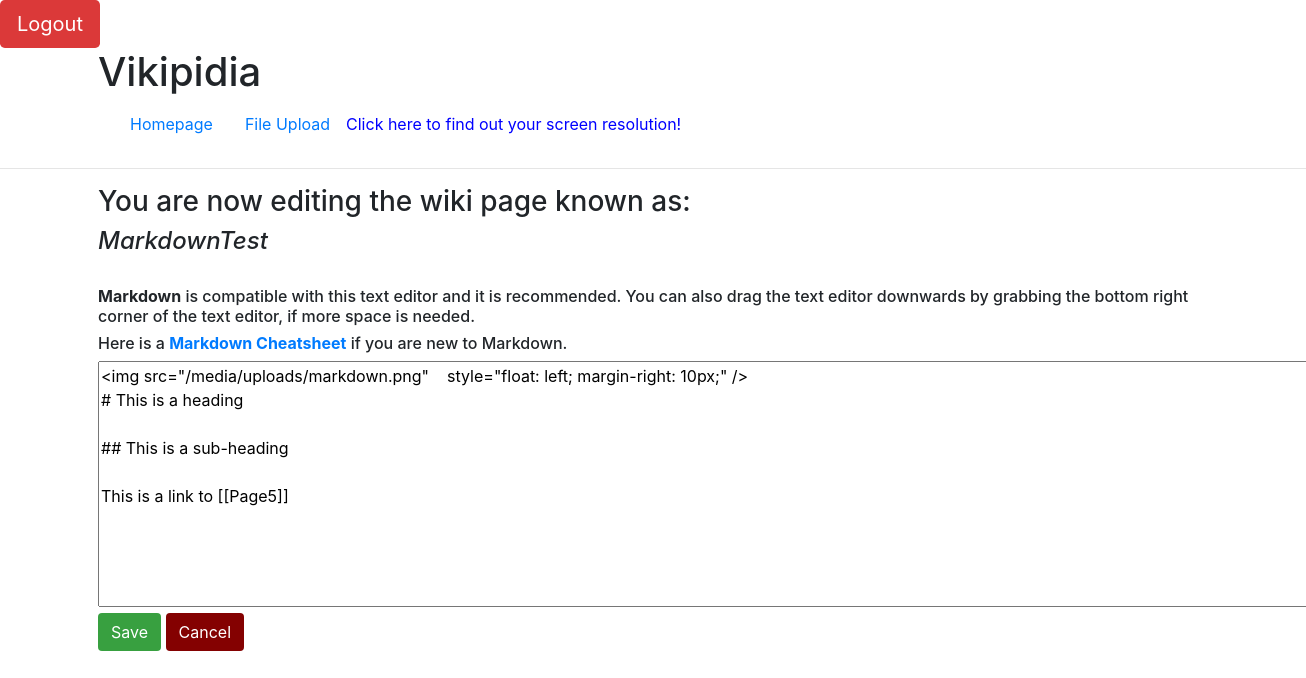
Before: /wiki/MarkdownTest/edit (signed in) with the older database file.
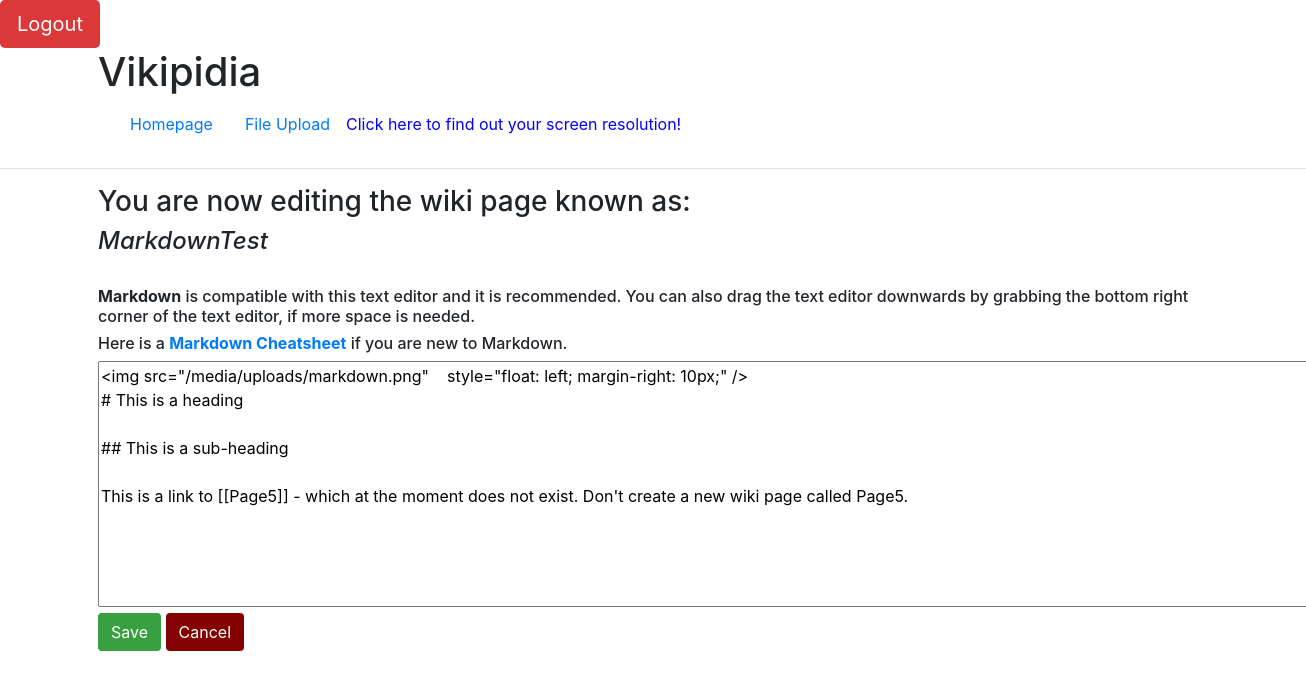
After: the same page with the newer database file.
### wiki/models.py (models this page shows, shortened)
class Page(models.Model):
    title = models.CharField(max_length=64, primary_key=True)
    content = models.TextField()
    counter = models.IntegerField(default = 1)

### wiki/views.py (the view)
# urls.py: path('<str:pk>/edit', views.edit_page, name='edit_page'),
@login_required(login_url='wiki:login')
def edit_page(request, pk):
    try:
        page = Page.objects.get(pk=pk)
        content = page.content
    except Page.DoesNotExist:
        content=''
    return render(request, 'wiki/edit_page.html',{ 'page_name':pk, 'content':content},)

### wiki/templates/wiki/edit_page.html (shortened to what this page needs)
{% extends 'wiki/base.html' %}
{% load staticfiles %}
{% block content %}
<div class="container">
{% block contentTitle %}<h3>You are now editing the wiki page known as:</h3> <h4><i>{{page_name}}</i></h4>{% endblock %}
<br />
<h6><strong>Markdown</strong> is compatible with this text editor and it is recommended. You can also drag the text editor downwards by grabbing the bottom right corner of the text editor, if more space is needed.</h6>
<h6>Here is a <strong><a href="https://github.com/adam-p/markdown-here/wiki/Markdown-Cheatsheet">Markdown Cheatsheet</a></strong> if you are new to Markdown.</h6>
<form method="post" action="{% url 'wiki:save_page' page_name %}">
    <textarea id="id_content" name="content" rows="10" cols="120">{{content}}</textarea>
    <input class="btn" id="savebutton" name="Save" type="submit" value="Save">
    <input class="btn" id="cancelbutton" name="Cancel" type="submit" value="Cancel">
</form>
</div>
{% endblock %}

Changed rows visible on the page:
changed Page "MarkdownTest": content "<img src=\"/media/uploads/markdown.png\" style=\"float: left; margin-right: 10px;\" /> # This is a heading ## This is a sub-heading This is a link to [[Page5]]" → "…a link to [[Page5]] - which at the moment does not exist. Don't create a new wiki page called Page5."
